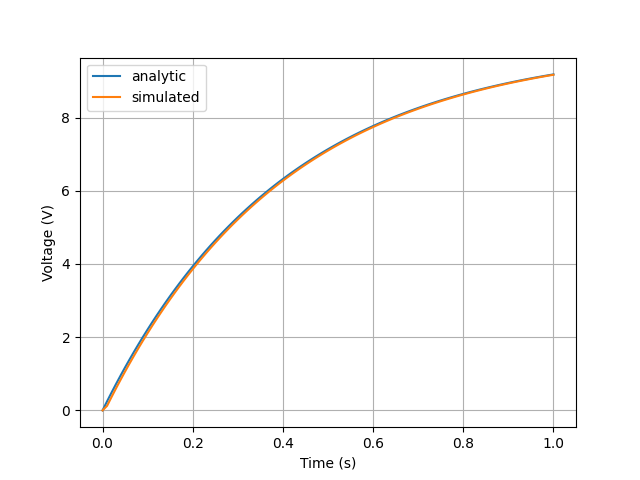

The Python source for this figure:
from lcapy import Circuit
from numpy import linspace
from matplotlib.pyplot import savefig

cct = Circuit('VRL1.sch')

tv = linspace(0, 1, 100)

results = cct.sim(tv)

ax = cct.R1.v.plot(tv, label='analytic')
ax.plot(tv, results.R1.v, label='simulated')
ax.legend()

savefig('sim1.png')
